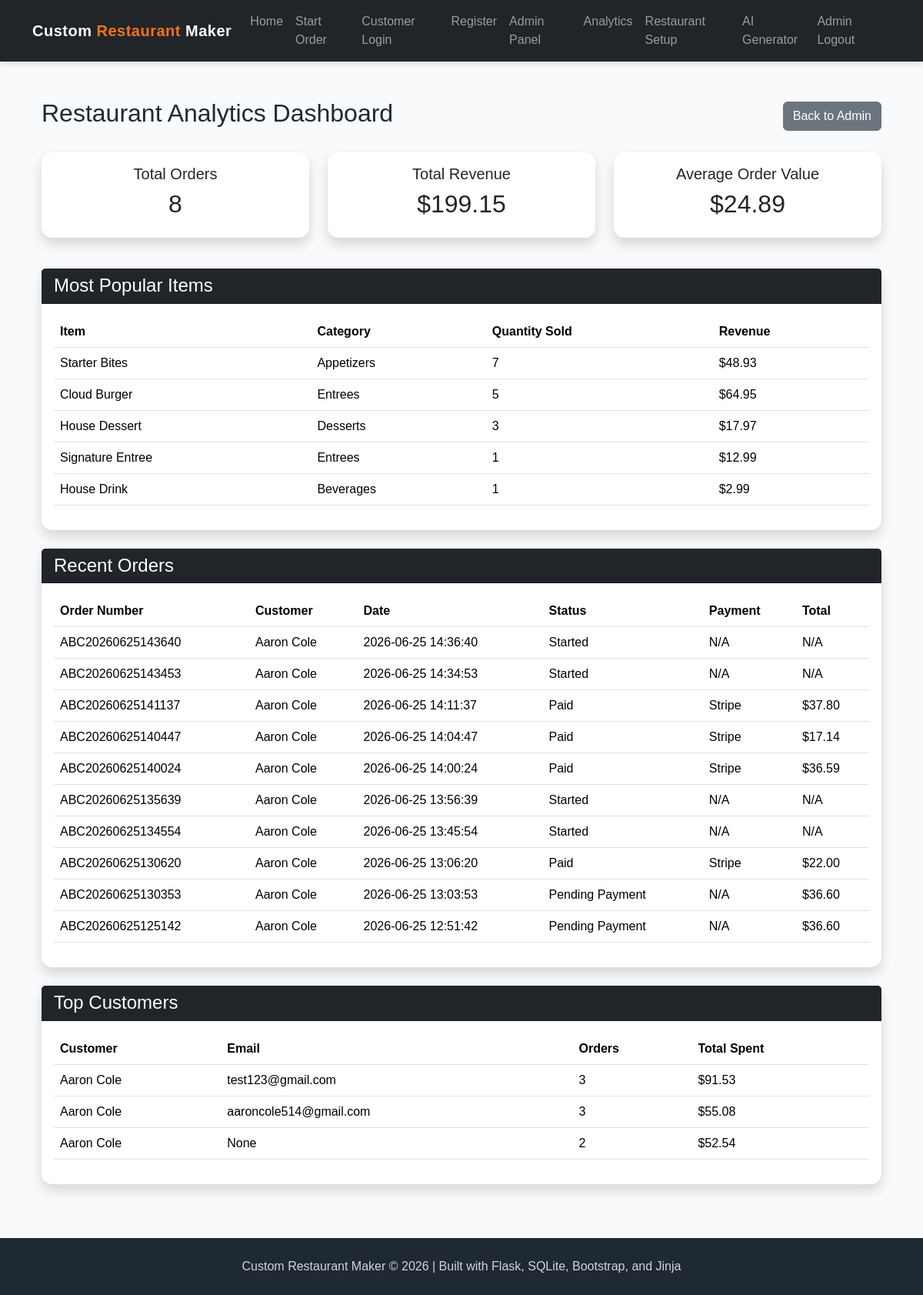
The page /admin/analytics (signed in) on the database as committed earlier.
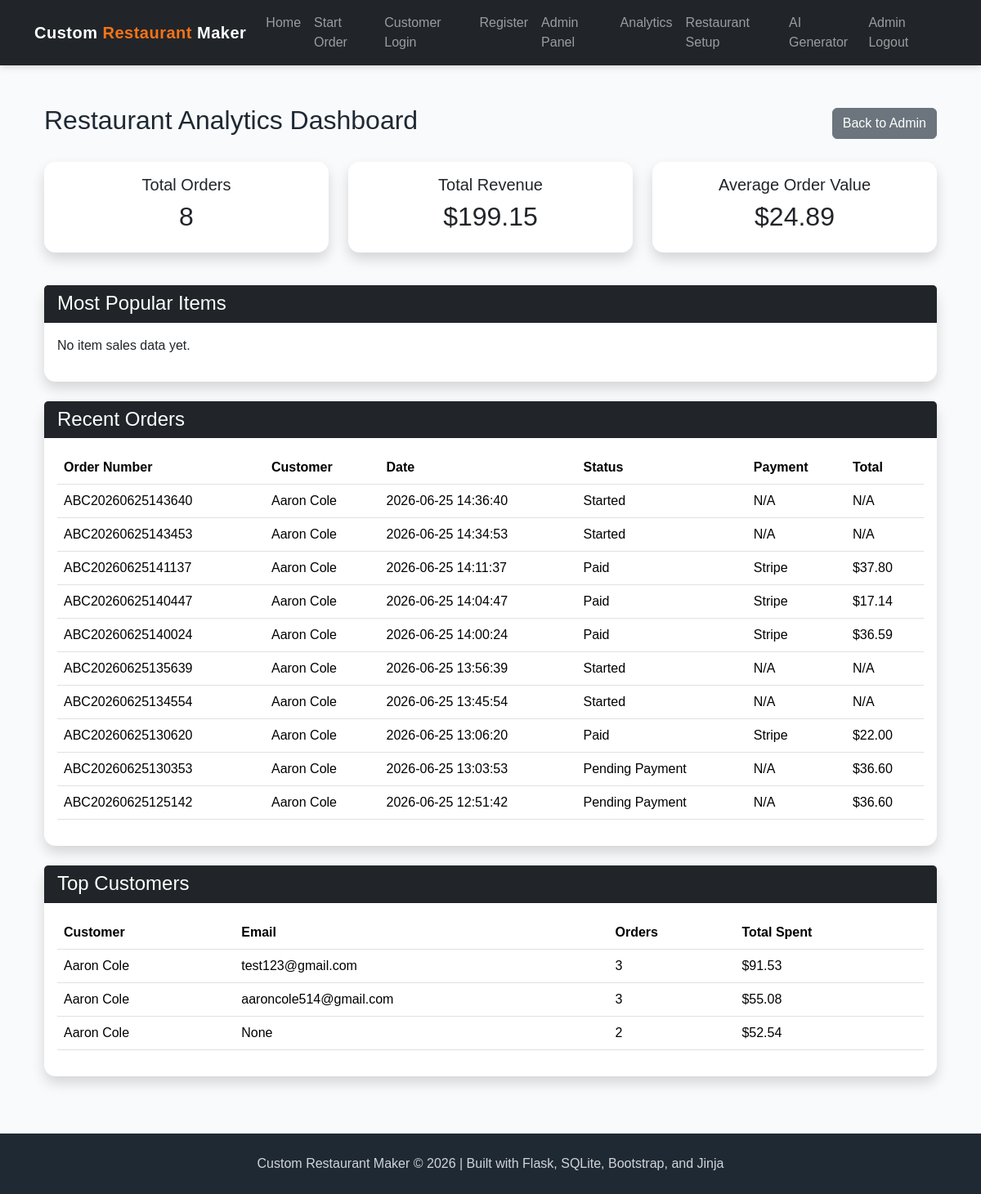
The same page on the database as committed later.
### app.py (models this page shows)
class Menu(db.Model):
    __tablename__ = "menu"
    menu_id = db.Column(db.Integer, primary_key=True)
    name = db.Column(db.String(150), nullable=False)
    category = db.Column(db.String(100), nullable=False)
    price = db.Column(db.Float, nullable=False)
    description = db.Column(db.Text)
    image_filename = db.Column(db.String(255))
    image_url = db.Column(db.Text)

class Order(db.Model):
    __tablename__ = "orders"
    order_id = db.Column(db.Integer, primary_key=True)
    customer_id = db.Column(db.Integer, db.ForeignKey("customers.customer_id"))
    order_number = db.Column(db.String(100), unique=True, nullable=False)
    date_time = db.Column(db.String(50))
    status = db.Column(db.String(50))
    payment_method = db.Column(db.String(50))
    total_amount = db.Column(db.Float)
    stripe_session_id = db.Column(db.String(255))
    stripe_payment_status = db.Column(db.String(100))

class Customer(db.Model):
    __tablename__ = "customers"
    customer_id = db.Column(db.Integer, primary_key=True)
    name = db.Column(db.String(100), nullable=False)
    street_address = db.Column(db.String(200))
    city = db.Column(db.String(100))
    state = db.Column(db.String(50))
    zip_code = db.Column(db.String(20))
    phone_number = db.Column(db.String(30))
    email = db.Column(db.String(150), unique=True)
    password_hash = db.Column(db.Text)
    created_at = db.Column(db.String(50))

### app.py (the view)
@app.route("/admin/analytics")
def admin_analytics():
    if not session.get("admin_logged_in"):
        flash("Please log in to view analytics.", "warning")
        return redirect("/login")
    total_orders = (
        db.session.query(db.func.count(Order.order_id))
        .filter(Order.status == "Paid")
        .scalar()
    ) or 0
    total_revenue = (
        db.session.query(db.func.coalesce(db.func.sum(Order.total_amount), 0))
        .filter(Order.status == "Paid")
        .scalar()
    ) or 0
    average_order_value = (
        db.session.query(db.func.coalesce(db.func.avg(Order.total_amount), 0))
        .filter(Order.status == "Paid")
        .scalar()
    ) or 0
    summary = {
        "total_orders": total_orders,
        "total_revenue": total_revenue,
        "average_order_value": average_order_value
    }
    popular_items = (
        db.session.query(
            Menu.name.label("name"),
            Menu.category.label("category"),
            db.func.sum(OrderItem.quantity).label("total_sold"),
            db.func.sum(OrderItem.quantity * Menu.price).label("item_revenue")
        )
        .join(OrderItem, Menu.menu_id == OrderItem.menu_id)
        .group_by(Menu.menu_id, Menu.name, Menu.category)
        .order_by(db.func.sum(OrderItem.quantity).desc())
        .limit(5)
        .all()
    )
    recent_orders = (
        db.session.query(
            Order.order_number.label("order_number"),
            Order.date_time.label("date_time"),
            Order.status.label("status"),
            Order.payment_method.label("payment_method"),
            Order.total_amount.label("total_amount"),
            Customer.name.label("customer_name")
        )
        .join(Customer, Order.customer_id == Customer.customer_id)
        .order_by(Order.date_time.desc())
        .limit(10)
        .all()
    )
    top_customers = (
        db.session.query(
            Customer.name.label("name"),
            Customer.email.label("email"),
            db.func.count(Order.order_id).label("order_count"),
            db.func.coalesce(db.func.sum(Order.total_amount), 0).label("total_spent")
        )
        .join(Order, Customer.customer_id == Order.customer_id)
        .filter(Order.status == "Paid")
        .group_by(Customer.customer_id, Customer.name, Customer.email)
        .order_by(db.func.coalesce(db.func.sum(Order.total_amount), 0).desc())
        .limit(5)
        .all()
    )
    return render_template(
        "admin_analytics.html",
        summary=summary,
        popular_items=popular_items,
        recent_orders=recent_orders,
        top_customers=top_customers
    )

### templates/admin_analytics.html (shortened to what this page needs)
{% extends "base.html" %}
{% block content %}
<div class="container mt-5">
    <div class="d-flex justify-content-between align-items-center mb-4">
        <h2>Restaurant Analytics Dashboard</h2>
        <a href="/admin" class="btn btn-secondary">Back to Admin</a>
    </div>
    <div class="row mb-4">
        <div class="col-md-4 mb-3">
            <div class="card shadow text-center">
                <div class="card-body">
                    <h5>Total Orders</h5>
                    <h2>{{ summary["total_orders"] }}</h2>
                </div>
            </div>
        </div>
        <div class="col-md-4 mb-3">
            <div class="card shadow text-center">
                <div class="card-body">
                    <h5>Total Revenue</h5>
                    <h2>${{ "%.2f"|format(summary["total_revenue"]) }}</h2>
                </div>
            </div>
        </div>
        <div class="col-md-4 mb-3">
            <div class="card shadow text-center">
                <div class="card-body">
                    <h5>Average Order Value</h5>
                    <h2>${{ "%.2f"|format(summary["average_order_value"]) }}</h2>
                </div>
            </div>
        </div>
    </div>
    <div class="card shadow mb-4">
        <div class="card-header bg-dark text-white">
            <h4 class="mb-0">Most Popular Items</h4>
        </div>
        <div class="card-body">
            {% if popular_items %}
                <table class="table table-hover align-middle">
                    <thead>
                        <tr>
                            <th>Item</th>
                            <th>Category</th>
                            <th>Quantity Sold</th>
                            <th>Revenue</th>
                        </tr>
                    </thead>
                    <tbody>
                        {% for item in popular_items %}
                        <tr>
                            <td>{{ item["name"] }}</td>
                            <td>{{ item["category"] }}</td>
                            <td>{{ item["total_sold"] }}</td>
                            <td>${{ "%.2f"|format(item["item_revenue"]) }}</td>
                        </tr>
                        {% endfor %}
                    </tbody>
                </table>
            {% else %}
                <p>No item sales data yet.</p>
            {% endif %}
        </div>
    </div>
    <div class="card shadow mb-4">
        <div class="card-header bg-dark text-white">
            <h4 class="mb-0">Recent Orders</h4>
        </div>
        <div class="card-body">
            {% if recent_orders %}
                <table class="table table-hover align-middle">
                    <thead>
                        <tr>
                            <th>Order Number</th>
                            <th>Customer</th>
                            <th>Date</th>
                            <th>Status</th>
                            <th>Payment</th>
                            <th>Total</th>
                        </tr>
                    </thead>
                    <tbody>
                        {% for order in recent_orders %}
                        <tr>
                            <td>{{ order["order_number"] }}</td>
                            <td>{{ order["customer_name"] }}</td>
                            <td>{{ order["date_time"] }}</td>
                            <td>{{ order["status"] or "Pending" }}</td>
                            <td>{{ order["payment_method"] or "N/A" }}</td>
                            <td>
                                {% if order["total_amount"] %}
                                    ${{ "%.2f"|format(order["total_amount"]) }}
                                {% else %}
                                    N/A
                                {% endif %}
                            </td>
                        </tr>
                        {% endfor %}
                    </tbody>
                </table>
            {% else %}
                <p>No recent orders yet.</p>
            {% endif %}
        </div>
    </div>
    <div class="card shadow mb-5">
        <div class="card-header bg-dark text-white">
            <h4 class="mb-0">Top Customers</h4>
        </div>
        <div class="card-body">
            {% if top_customers %}
                <table class="table table-hover align-middle">
                    <thead>
                        <tr>
                            <th>Customer</th>
                            <th>Email</th>
                            <th>Orders</th>
                            <th>Total Spent</th>
                        </tr>
                    </thead>
                    <tbody>
                        {% for customer in top_customers %}
                        <tr>
                            <td>{{ customer["name"] }}</td>
                            <td>{{ customer["email"] }}</td>
                            <td>{{ customer["order_count"] }}</td>
                            <td>${{ "%.2f"|format(customer["total_spent"]) }}</td>
                        </tr>
                        {% endfor %}
                    </tbody>
                </table>
            {% else %}
                <p>No customer spending data yet.</p>
            {% endif %}
        </div>
    </div>
</div>
{% endblock %}

### templates/base.html (shortened to what this page needs)
<!DOCTYPE html>
<html>
<head>
    <link href="https://cdn.jsdelivr.net/npm/bootstrap@5.3.3/dist/css/bootstrap.min.css" rel="stylesheet">
    <link rel="stylesheet" href="{{ url_for('static', filename='style.css') }}">
</head>
<body>
<nav class="navbar navbar-expand-lg navbar-dark bg-dark">
    <div class="container">
        <a class="navbar-brand" href="/">
            Custom <span class="brand-highlight">Restaurant</span> Maker
        </a>
        <div class="collapse navbar-collapse" id="navbarNav">
            <div class="navbar-nav ms-auto">
                <a class="nav-link" href="/">Home</a>
                <a class="nav-link" href="/start_order">Start Order</a>
                {% if session.get("customer_id") %}
                <span class="navbar-text text-white ms-2 me-2">
                    Welcome, {{ session.get("customer_name") }}
                </span>
                <a class="nav-link" href="/order-history">Order History</a>
                <a class="nav-link" href="/logout">Customer Logout</a>
                {% else %}
                    <a class="nav-link" href="/customer-login">Customer Login</a>
                    <a class="nav-link" href="/register">Register</a>
                {% endif %}
                {% if session.get("admin_logged_in") %}
                    <a class="nav-link" href="/admin">Admin Panel</a>
                    <a class="nav-link" href="/admin/analytics">Analytics</a>
                    <a class="nav-link" href="/restaurant_setup">Restaurant Setup</a>
                    <a class="nav-link" href="/ai_menu_generator">AI Generator</a>
                    <a class="nav-link" href="/admin-logout">Admin Logout</a>
                {% else %}
                    <a class="nav-link" href="/login">Admin Login</a>
                {% endif %}
            </div>
        </div>
    </div>
</nav>
<main class="container">
    {% block content %}{% endblock %}
</main>
<footer class="footer">
    <div class="container">
        <p>
            Custom Restaurant Maker &copy; 2026 | Built with Flask, SQLite, Bootstrap, and Jinja
        </p>
    </div>
</footer>
</body>
</html>

### static/style.css (style rules this page uses)
:root { --primary-dark: #1f2933; --primary-orange: #f97316; --primary-yellow: #facc15; --primary-green: #16a34a; --soft-bg: #f8fafc; --card-bg: #ffffff; --text-dark: #1f2933; }
body { background-color: var(--soft-bg); color: var(--text-dark); font-family: Arial, Helvetica, sans-serif; }
.navbar { box-shadow: 0 2px 8px rgba(0, 0, 0, 0.15); }
.navbar-brand { font-weight: 700; letter-spacing: 0.5px; }
.brand-highlight { color: var(--primary-orange); }
.card { border: none; border-radius: 14px; transition: transform 0.2s ease, box-shadow 0.2s ease; }
.footer { background-color: var(--primary-dark); color: white; padding: 25px 0; margin-top: 70px; text-align: center; }
.footer p { margin: 0; color: #d1d5db; }

Rows that differ between the two databases and show on the page:
removed Menu: name "Starter Bites", category "Appetizers", total_sold "7", item_revenue "48.93"
removed Menu: name "Cloud Burger", category "Entrees", total_sold "5", item_revenue "64.95"
removed Menu: name "House Dessert", category "Desserts", total_sold "3", item_revenue "17.97"
removed Menu: name "Signature Entree", category "Entrees", total_sold "1", item_revenue "12.99"
removed Menu: name "House Drink", category "Beverages", total_sold "1", item_revenue "2.99"
Other text that changed with them:
text no longer shown: "Item Category Quantity Sold Revenue"
text now shown: "No item sales data yet."
